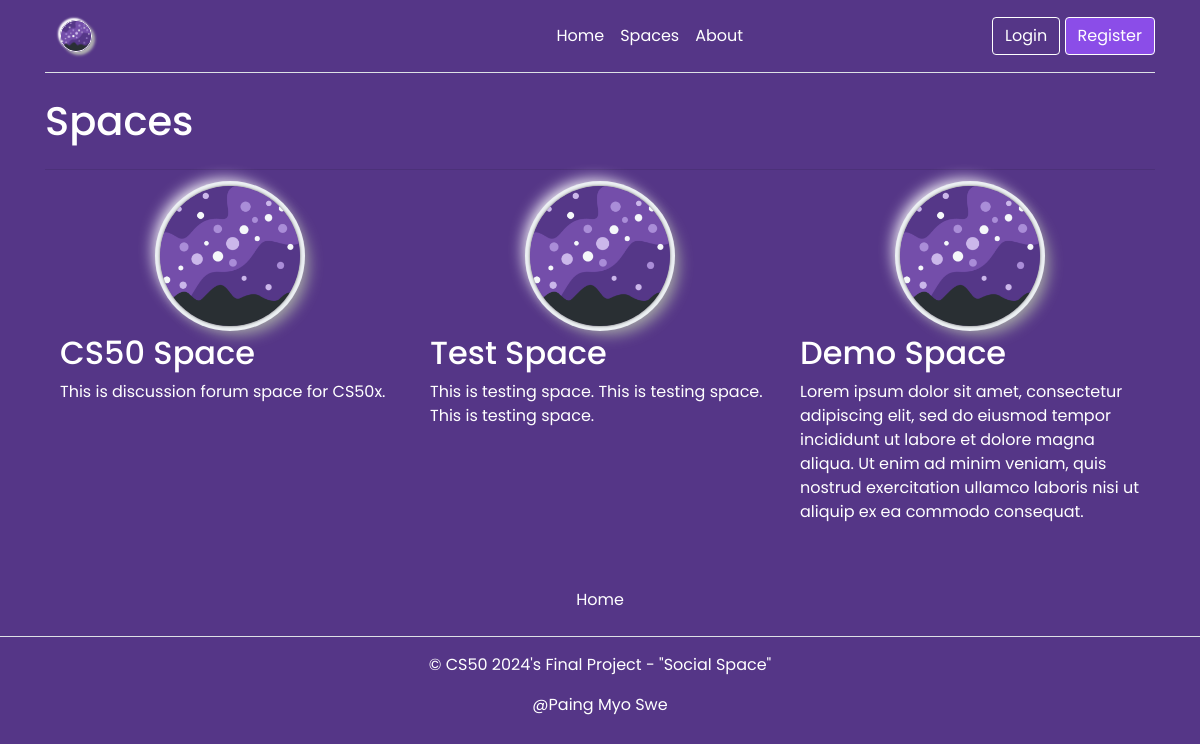
/spaces/, run on the app's committed database.
### tables this page shows
CREATE TABLE spaces (
  id INTEGER PRIMARY KEY AUTOINCREMENT,
  admin_id INTEGER NOT NULL,
  code VARCHAR NOT NULL,
  name TEXT NOT NULL,
  description TEXT NOT NULL,
  created TIMESTAMP NOT NULL DEFAULT CURRENT_TIMESTAMP,
  FOREIGN KEY (admin_id) REFERENCES users (id)
);

### app/space.py (the view)
@bp.route("/")
def index():
    db = get_db()
    spaces = db.execute(
        "SELECT s.id, name, description, created, admin_id"
        " FROM spaces s JOIN users u ON s.admin_id = u.id"
        " ORDER BY created DESC"
    ).fetchall()
    spaces = [
        {
            "id": space["id"],
            "name": space["name"],
            "description": space["description"],
            "created": space["created"],
            "admin_id": space["admin_id"],
            "admin_name": db.execute(
                "SELECT username FROM users WHERE id = ?", (space["admin_id"],)
            ).fetchone()["username"],
            "members": get_space_member_ids(space["id"]),
        }
        for space in spaces
    ]
    return render_template("space/index.html", spaces=spaces)

### app/auth.py (called while the page is built)
@bp.before_app_request
def load_logged_in_user():
    user_id = session.get("user_id")
    if user_id is None:
        g.user = None
    else:
        g.user = (
            get_db().execute("SELECT * FROM users WHERE id = ?", (user_id,)).fetchone()
        )

### app/db.py (called while the page is built)
def get_db():
    if "db" not in g:
        g.db = sqlite3.connect(
            current_app.config["DATABASE"], detect_types=sqlite3.PARSE_DECLTYPES
        )
        g.db.row_factory = sqlite3.Row
    return g.db

### app/space.py (called while the page is built)
def get_space_member_ids(space_id):
    db = get_db()
    members_cur = db.execute(
        "SELECT user_id FROM space_members WHERE space_id = ?", (space_id,)
    ).fetchall()
    member_ids = [member["user_id"] for member in members_cur]
    return member_ids

### app/templates/space/index.html (shortened to what this page needs)
{% extends 'base.html' %} {% block header %}
<h1 class="mb-4">
  {% block title %} Spaces {% endblock %}
</h1>
<hr />
{% endblock %} {% block content %}
<section id="gallery">
  <div class="container spaces">
    <div class="row">
      {% for space in spaces %}
      <div class="col-lg-4">
        <div class="space-logo rounded-circle mb-2" width="140" height="140">
          <img src="{{ url_for('static', filename='logo.png') }}" alt="logo" />
        </div>
        <h2 class="fw-normal">{{ space['name'] }}</h2>
        <p>{{ space['description'] }}</p>
      </div>
      {% endfor %}
    </div>
  </div>
</section>
{% endblock %}

### app/static/style.css (style rules this page uses)
* { margin: 0; padding: 0; box-sizing: border-box; font-family: "Poppins", sans-serif; }
body { background: #553687; }
body, h1, h2, h3, h4, h5, h6, p, a, span, div { color: white; }
.space-logo { width: 140px; margin: auto; }
.space-logo img { width: 100%; height: 140px; object-fit: cover; border-radius: 50%; box-shadow: 0px 0px 3px #5f5f5f, 0px 0px 0px 5px #ecf0f3, 8px 8px 15px #a7aaa7, -6px -6px 15px #fff; }

### data on the page
spaces: name "CS50 Space", description "This is discussion forum space for CS50x."
spaces: name "Test Space", description "This is testing space. This is testing space. This is testing space."
spaces: name "Demo Space", description "Lorem ipsum dolor sit amet, consectetur adipiscing elit, sed do eiusmod tempor incididunt ut labore et dolore magna aliqua. Ut enim ad minim veniam, quis nostrud exercitation ullamco laboris nisi ut aliquip ex ea commodo consequat."
